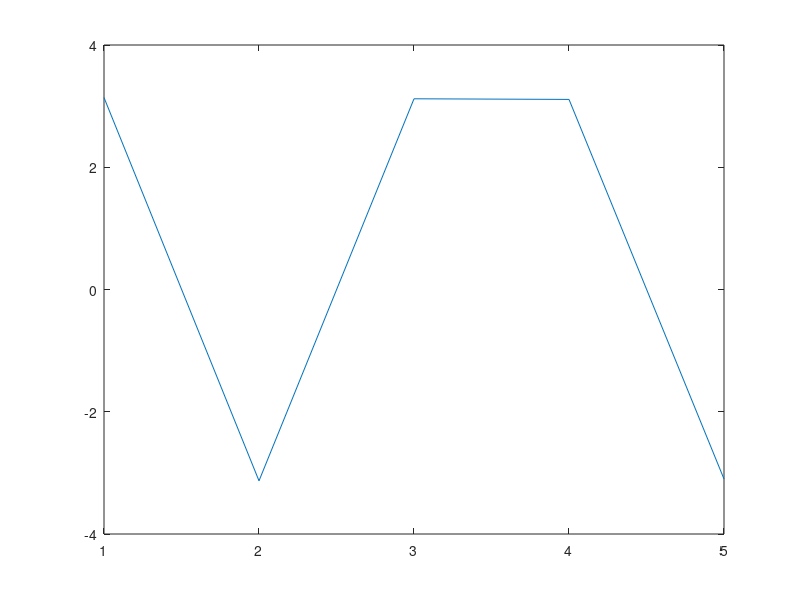
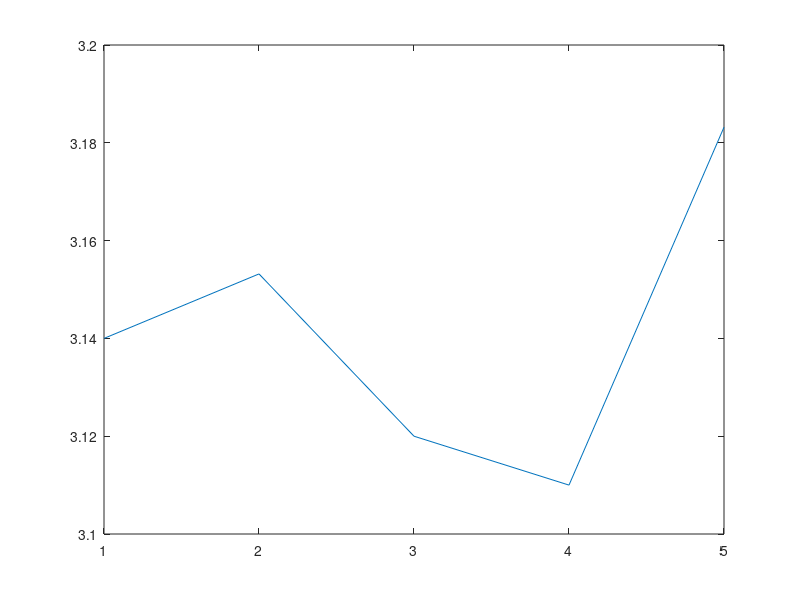

Reproduce these figures in MATLAB, in order.
close all
diffs=pi*ones(1,13);
diffs=randn(1,13)*0.02+diffs;
medel=mean(diffs);
medel_abs=mean(abs(diffs));
diffs=[3.14 -3.13 3.12 3.11 -3.1];
if(medel_abs>pi/2 && abs(medel)<pi/2)
   medel2=medel-sign(medel)*pi; 
end
diffs
plot(diffs)
figure()
plot(unwrap(diffs))
unwrap(diffs)